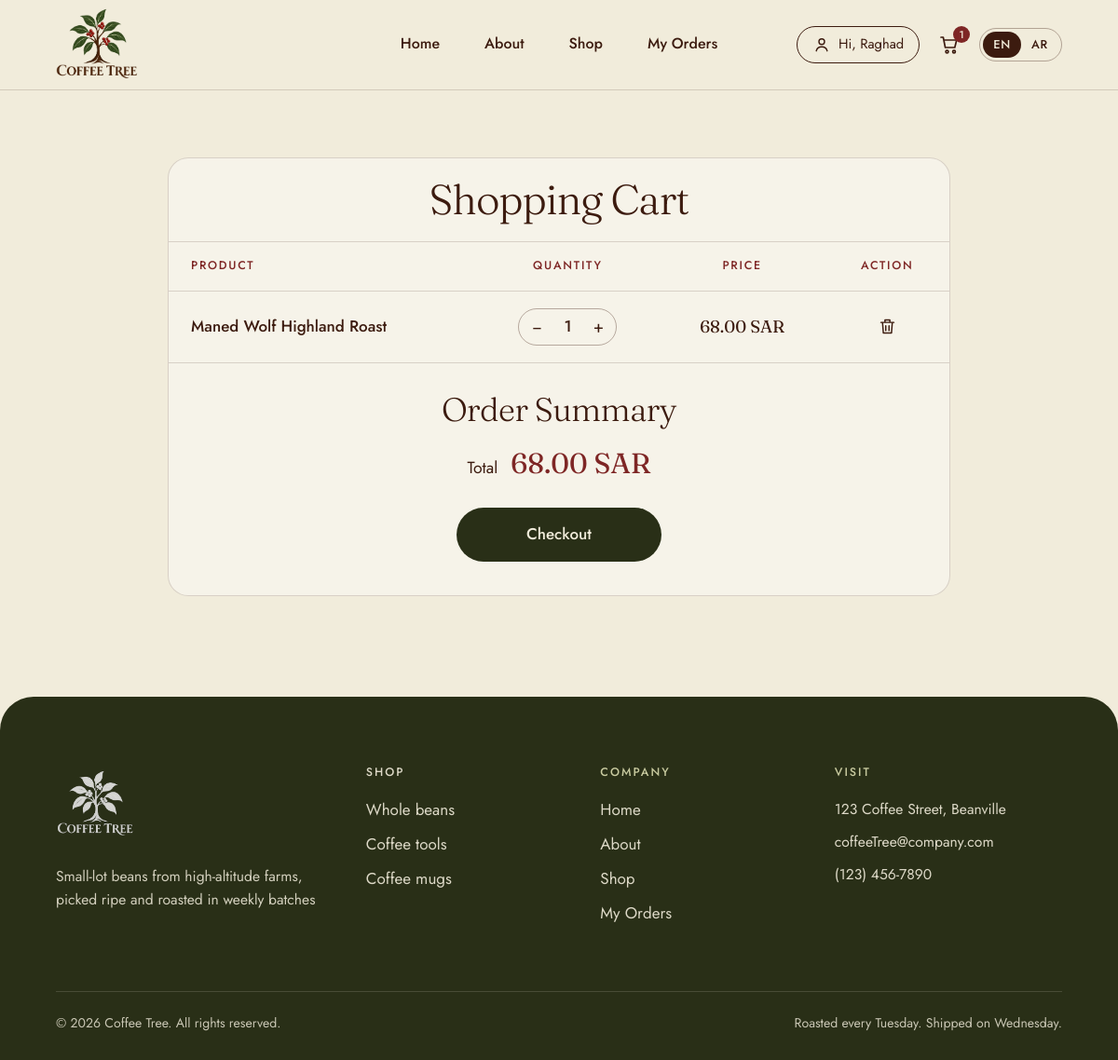
Before: /cart/ (signed in) with the older database file.
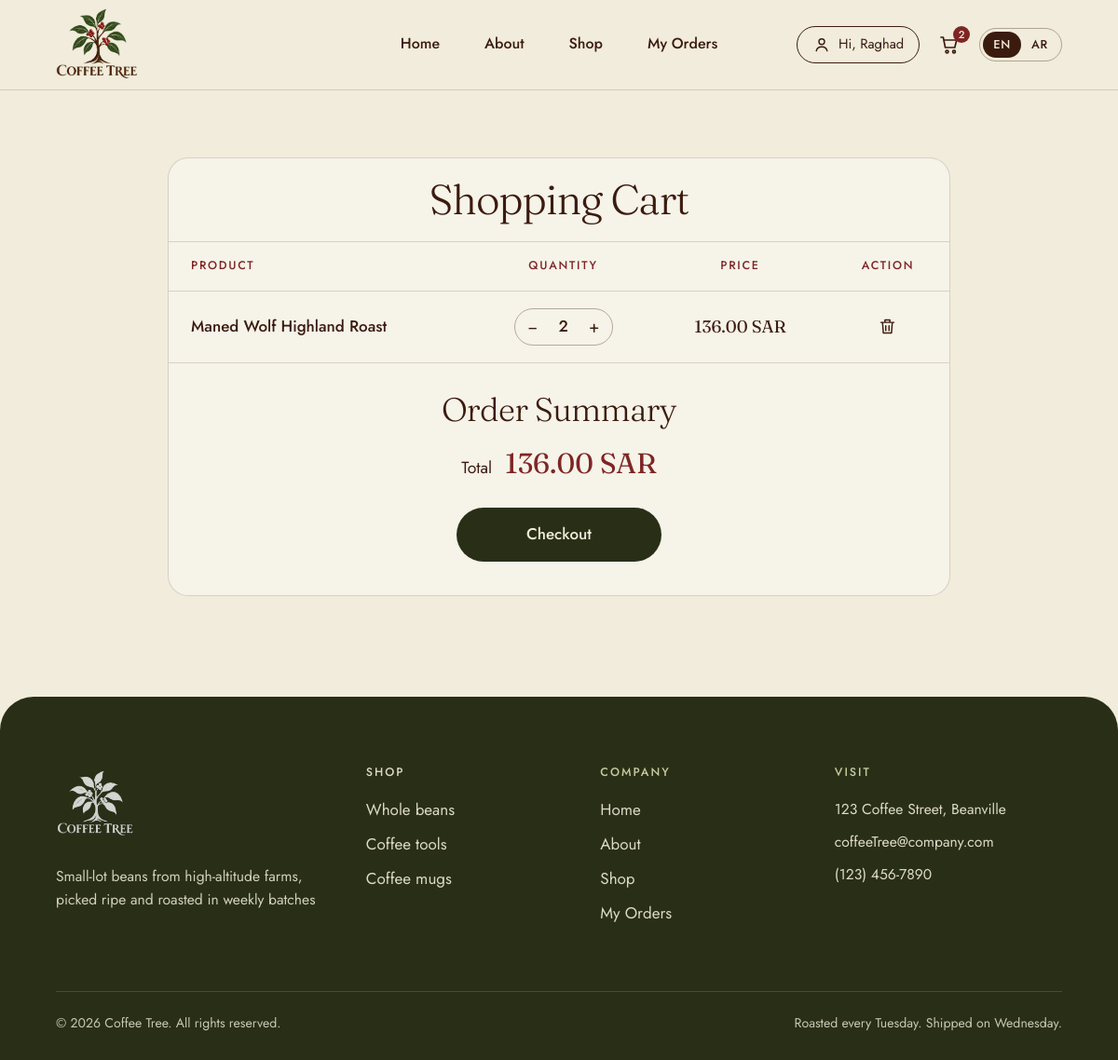
After: the same page with the newer database file.
### cart/models.py (models this page shows, shortened)
class CartItem(models.Model):
    cart = models.ForeignKey(Cart, on_delete=models.CASCADE, related_name='items')
    product = models.ForeignKey(Product, on_delete=models.CASCADE)
    quantity = models.PositiveIntegerField(default=1)
    class Meta:
        unique_together = ('cart', 'product')

### products/models.py (models this page shows, shortened)
class Product(models.Model):
    name= models.CharField(max_length=200)
    description= models.TextField()
    price = models.DecimalField(max_digits=8, decimal_places=2)
    image_name = models.CharField(max_length=100, blank=True)
    stock = models.PositiveIntegerField(default=0)
    category = models.ForeignKey(Category, on_delete=models.CASCADE, related_name='products')
    is_available = models.BooleanField(default=True)
    is_featured = models.BooleanField(default=False)

### cart/views.py (the view)
# urls.py: path('', views.cart_view, name='cart'),
def cart_view(request):
    if not request.user.is_authenticated:
        return redirect('login')
    user = request.user
    cart, created = Cart.objects.get_or_create(user=user)
    cart_items = cart.items.all()
    total_price = sum(item.product.price * item.quantity for item in cart_items)
    total_items_count = sum(item.quantity for item in cart_items)
    context = {
        'cart_items': cart_items,
        'total_price': total_price,
        'total_items_count': total_items_count,
    }
    return render(request, 'cart.html', context)

### templates/cart.html (shortened to what the changed rows need)
{% load static %}
{% load i18n %}
{% get_current_language as LANGUAGE_CODE %}
{% get_current_language_bidi as IS_RTL %}
<!DOCTYPE html>
<html lang="{{ LANGUAGE_CODE }}" dir="{% if IS_RTL %}rtl{% else %}ltr{% endif %}">
<head>
  <link rel="stylesheet" href="{% static 'css/style.css' %}">
  <link rel="stylesheet" href="{% static 'css/cart.css' %}">
  <link rel="stylesheet" href="{% static 'css/rtl.css' %}">
</head>
<body>
  <header class="site-header" id="top">
    <div class="header-actions">
      <a class="cart" href="{% if user.is_authenticated %}{% url 'cart' %}{% else %}{% url 'login' %}{% endif %}" aria-label="{% trans 'Cart' %}">
        <svg viewBox="0 0 24 24" aria-hidden="true"><path d="M3 4h2.4l2.2 11h10.2l2-8H6.4"/><circle cx="9.5" cy="19.5" r="1.4"/><circle cx="17" cy="19.5" r="1.4"/></svg>
        <span class="cart-count">{{ total_items_count|default:0 }}</span>
      </a>
    </div>
  </header>
  <main class="cart-page" data-currency="{% trans 'SAR' %}">
    <section class="cart-box" aria-labelledby="cart-title">
      <h1 class="cart-title" id="cart-title">{% trans "Shopping Cart" %}</h1>
      <table class="cart-table">
        <thead>
          <tr>
            <th scope="col">{% trans "Product" %}</th>
            <th scope="col">{% trans "Quantity" %}</th>
            <th scope="col">{% trans "Price" %}</th>
            <th scope="col">{% trans "Action" %}</th>
          </tr>
        </thead>
        <tbody id="cart-items">
          {% for item in cart_items %}
          <tr class="cart-row" data-price="{{ item.product.price }}">
            <td data-label="Product">
              <label class="cart-product">
                <span>{{ item.product.name }}</span>
              </label>
            </td>
            <td data-label="Quantity">
              <div class="qty">
                <button class="qty-btn" type="button" data-step="-1" aria-label="{% trans 'Decrease quantity' %}">&minus;</button>
                <span class="qty-value">{{ item.quantity }}</span>
                <button class="qty-btn" type="button" data-step="1" aria-label="{% trans 'Increase quantity' %}">+</button>
              </div>
            </td>
            <td data-label="Price" class="cart-price">{{ item.product.price }} {% trans "SAR" %}</td>
            <td data-label="Action">
              <button class="remove" type="button" data-product-id="{{ item.product.id }}" aria-label="{% trans 'Remove item' %}">
                <svg viewBox="0 0 24 24" aria-hidden="true">
                  <path d="M4 7h16M9 7V4h6v3M6 7l1 13h10l1-13M10 11v6M14 11v6" />
                </svg>
              </button>
            </td>
          </tr>
          {% empty %}
          <tr>
            <td colspan="4" style="text-align: center; padding: 20px;">{% trans "Your cart is empty."%}
              <br> <a class="link" href="{% url 'shop' %}">{% trans "Browse the shop" %}</a>
            </td>
          </tr>
          {% endfor %}
        </tbody>
      </table>
      <div class="cart-summary" id="cart-summary">
        <h2>{% trans "Order Summary" %}</h2>
        <p class="cart-total"><span>{% trans "Total" %}</span><strong id="cart-total">{{ total_price }} {% trans "SAR" %}</strong></p>
      </div>
    </section>
  </main>
</body>
</html>

Changed rows visible on the page:
changed CartItem "Maned Wolf Highland Roast": quantity "1" → "2"
Other visible differences:
{{ total_items_count|default:0 }}: "1" → "2"
text written by a page script: "68.00 SAR" → "136.00 SAR"
